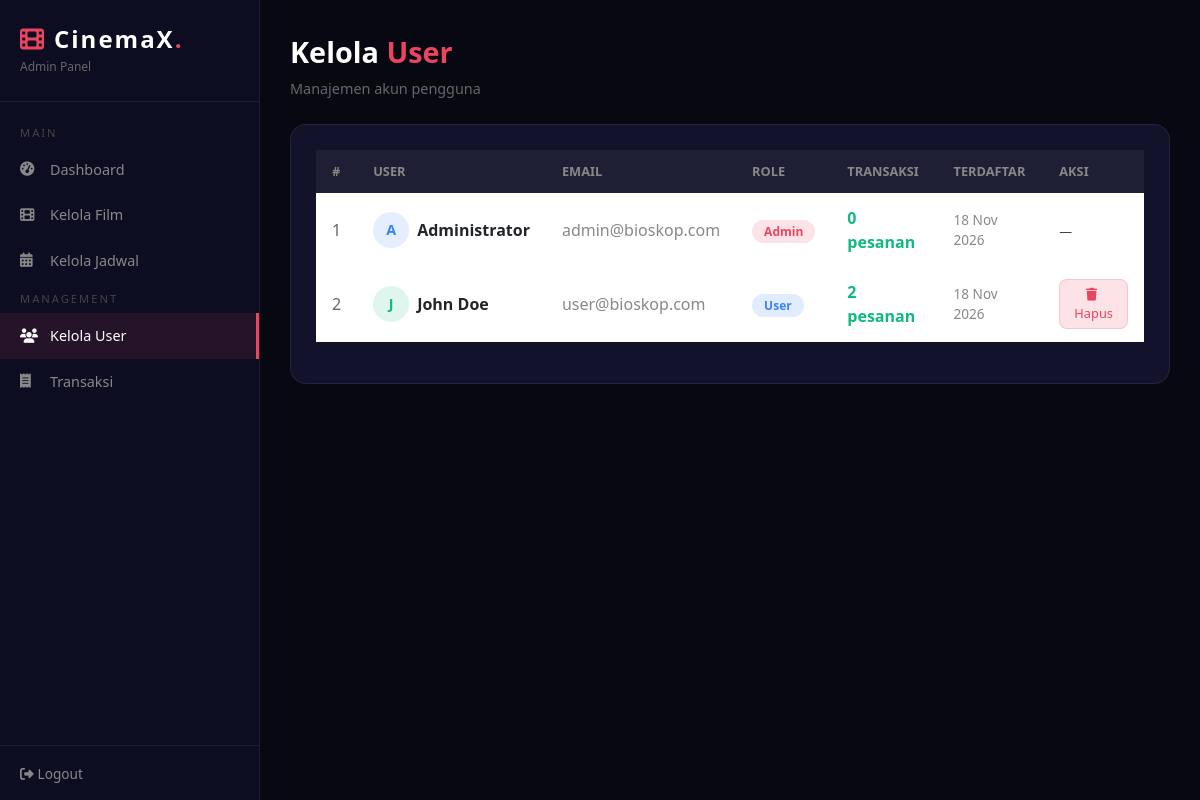
Page /admin/user.php (signed in) on the committed database.
### tables this page shows
CREATE TABLE users (
    id INT AUTO_INCREMENT PRIMARY KEY,
    nama VARCHAR(100) NOT NULL,
    email VARCHAR(100) NOT NULL UNIQUE,
    password VARCHAR(255) NOT NULL,
    role ENUM('admin','user') DEFAULT 'user',
    created_at TIMESTAMP DEFAULT CURRENT_TIMESTAMP
);

### admin/user.php (the view, shortened to what this page needs)
<?php
require_once __DIR__ . '/../config/koneksi.php';
$users = mysqli_query($conn, "SELECT u.*, (SELECT COUNT(*) FROM transaksi t WHERE t.user_id=u.id) as total_transaksi FROM users u ORDER BY u.role, u.created_at DESC");
?>
<!DOCTYPE html>
<html lang="id">
<head>
    <link rel="stylesheet" href="https://cdnjs.cloudflare.com/ajax/libs/bootstrap/5.3.0/css/bootstrap.min.css">
    <link rel="stylesheet" href="https://cdnjs.cloudflare.com/ajax/libs/font-awesome/6.4.0/css/all.min.css">
</head>
<body>
<aside class="sidebar">
    <div class="sidebar-brand"><h2><i class="fas fa-film me-2" style="color:var(--red)"></i><?= SITE_NAME ?><span>.</span></h2><p>Admin Panel</p></div>
    <nav class="sidebar-nav">
        <div class="nav-section">Main</div>
        <a href="dashboard.php" class="sidebar-link"><i class="fas fa-tachometer-alt"></i>Dashboard</a>
        <a href="film.php" class="sidebar-link"><i class="fas fa-film"></i>Kelola Film</a>
        <a href="jadwal.php" class="sidebar-link"><i class="fas fa-calendar-alt"></i>Kelola Jadwal</a>
        <div class="nav-section">Management</div>
        <a href="user.php" class="sidebar-link active"><i class="fas fa-users"></i>Kelola User</a>
        <a href="transaksi.php" class="sidebar-link"><i class="fas fa-receipt"></i>Transaksi</a>
    </nav>
    <div class="sidebar-footer">
        <a href="../auth/logout.php" style="color:#888;text-decoration:none;font-size:.85rem"><i class="fas fa-sign-out-alt me-1"></i>Logout</a>
    </div>
</aside>
<main class="main-content">
    <div class="mb-4">
        <div class="page-title">Kelola <span style="color:var(--red)">User</span></div>
        <div style="color:#666;font-size:.9rem">Manajemen akun pengguna</div>
    </div>
    <div class="section-card">
        <div class="table-responsive">
            <table class="table table-dark-custom">
                <thead><tr><th>#</th><th>User</th><th>Email</th><th>Role</th><th>Transaksi</th><th>Terdaftar</th><th>Aksi</th></tr></thead>
                <tbody>
                    <?php $no=1; while ($u = mysqli_fetch_assoc($users)):
                        $colors = ['#e94560','#3b82f6','#10b981','#8b5cf6','#f59e0b'];
                        $color = $colors[$u['id'] % count($colors)];
                    ?>
                    <tr>
                        <td style="color:#666"><?= $no++ ?></td>
                        <td>
                            <div class="d-flex align-items-center gap-2">
                                <div class="user-avatar" style="background:<?= $color ?>22;color:<?= $color ?>">
                                    <?= strtoupper(substr($u['nama'], 0, 1)) ?>
                                </div>
                                <div style="font-weight:600"><?= htmlspecialchars($u['nama']) ?></div>
                            </div>
                        </td>
                        <td style="color:#888"><?= htmlspecialchars($u['email']) ?></td>
                        <td><span class="role-<?= $u['role'] ?>"><?= ucfirst($u['role']) ?></span></td>
                        <td style="color:#10b981;font-weight:600"><?= $u['total_transaksi'] ?> pesanan</td>
                        <td style="color:#888;font-size:.85rem"><?= date('d M Y', strtotime($u['created_at'])) ?></td>
                        <td>
                            <?php if ($u['role'] === 'user' && $u['id'] !== $_SESSION['user_id']): ?>
                            <form method="POST" style="display:inline" onsubmit="return confirm('Hapus user ini beserta semua datanya?')">
                                <button type="submit" class="btn-del"><i class="fas fa-trash me-1"></i>Hapus</button>
                            </form>
                            <?php else: ?>
                            <span style="color:#444;font-size:.8rem">—</span>
                            <?php endif; ?>
                        </td>
                    </tr>
                    <?php endwhile; ?>
                </tbody>
            </table>
        </div>
    </div>
</main>
</body>
</html>

### admin/user.php (style rules this page uses)
:root { --red:#e94560; --dark:#080812; --sidebar:#0d0d22; --card:#12122a; --border:rgba(255,255,255,0.07); }
body { background:var(--dark); color:#fff; font-family:'Segoe UI',sans-serif; min-height:100vh; display:flex; }
.sidebar { width:260px; min-height:100vh; background:var(--sidebar); border-right:1px solid var(--border); position:fixed; top:0; left:0; z-index:100; display:flex; flex-direction:column; }
.sidebar-brand { padding:25px 20px; border-bottom:1px solid var(--border); }
.sidebar-brand h2 { font-size:1.5rem; font-weight:900; letter-spacing:2px; margin:0; }
.sidebar-brand h2 span { color:var(--red); }
.sidebar-brand p { color:#666; font-size:.75rem; margin:4px 0 0; }
.sidebar-nav { padding:15px 0; flex:1; }
.nav-section { padding:8px 20px 5px; color:#444; font-size:.7rem; text-transform:uppercase; letter-spacing:2px; }
.sidebar-link { display:flex; align-items:center; gap:12px; padding:12px 20px; color:#888; text-decoration:none; transition:.2s; font-size:.9rem; }
.sidebar-link.active { color:#fff; background:rgba(233,69,96,.1); border-right:3px solid var(--red); }
.sidebar-link i { width:18px; }
.sidebar-footer { padding:15px 20px; border-top:1px solid var(--border); }
.main-content { margin-left:260px; flex:1; padding:30px; }
.page-title { font-size:1.8rem; font-weight:900; margin-bottom:5px; }
.section-card { background:var(--card); border:1px solid var(--border); border-radius:16px; padding:25px; }
.table-dark-custom { color:#ccc; }
.table-dark-custom thead th { background:rgba(255,255,255,.05); border-color:var(--border); color:#888; font-size:.8rem; text-transform:uppercase; padding:12px 16px; }
.table-dark-custom tbody td { border-color:var(--border); padding:12px 16px; vertical-align:middle; }
.user-avatar { width:36px; height:36px; border-radius:50%; display:flex; align-items:center; justify-content:center; font-weight:700; font-size:.9rem; }
.role-admin { background:rgba(233,69,96,.15); color:#e94560; padding:3px 12px; border-radius:15px; font-size:.75rem; font-weight:700; }
.role-user { background:rgba(59,130,246,.15); color:#3b82f6; padding:3px 12px; border-radius:15px; font-size:.75rem; font-weight:700; }
.btn-del { background:rgba(233,69,96,.15); color:#e94560; border:1px solid rgba(233,69,96,.2); padding:5px 12px; border-radius:8px; font-size:.8rem; cursor:pointer; }

### rows in the picture
users: nama "A", nama "Administrator", email "admin@bioskop.com", role "Admin", total_transaksi "0", created_at "18 Nov 2026"
users: nama "J", nama "John Doe", email "user@bioskop.com", role "User", total_transaksi "2", created_at "18 Nov 2026"

### other values in the picture
SITE_NAME "CinemaX"
